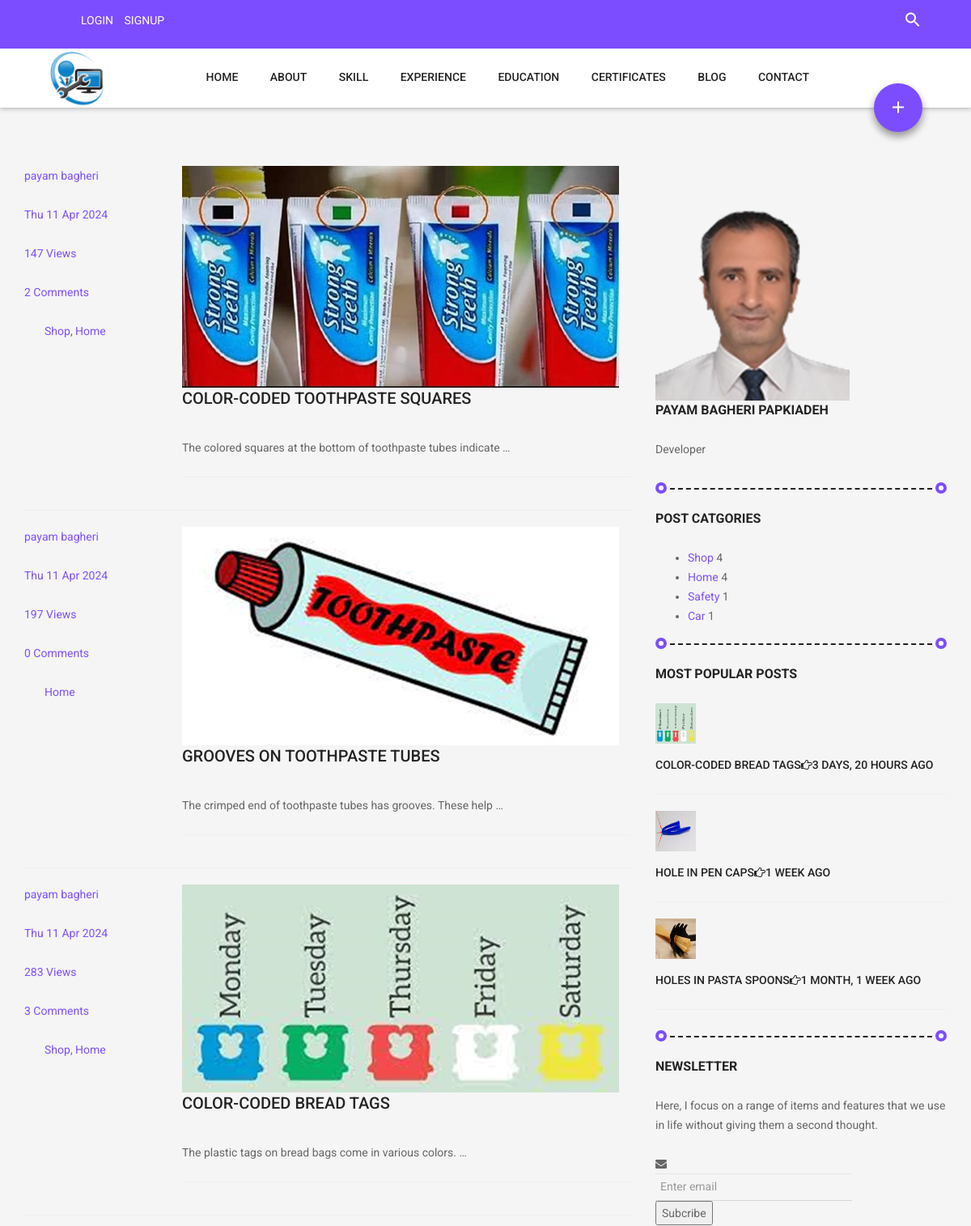
The page /blog/ (upper part) on the database as committed earlier.
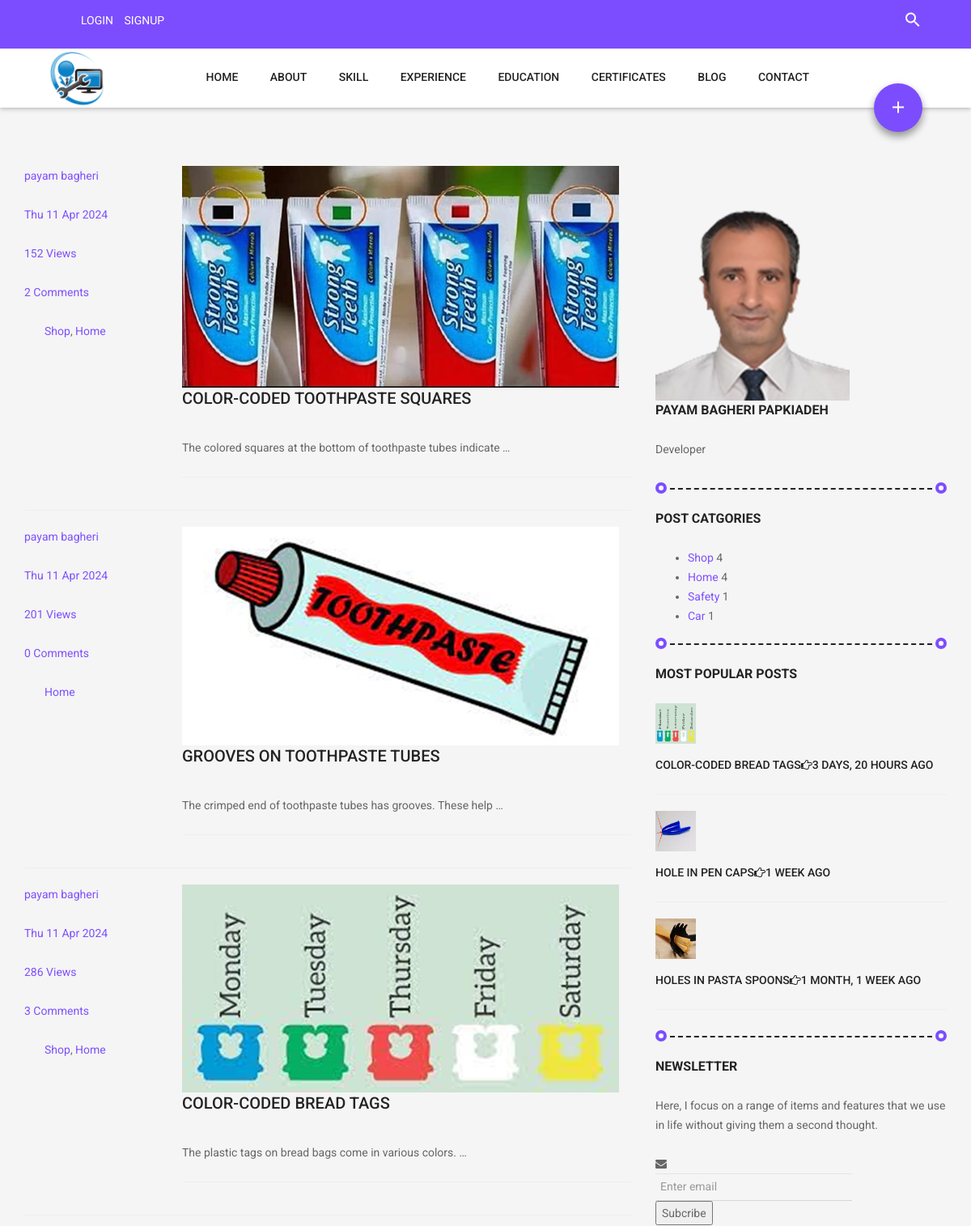
The same page on the database as committed later.
### blog/models.py (models this page shows, shortened)
class Post(models.Model):
    image = models.ImageField(upload_to = 'blog/', default='blog/default.jpg')
    image_home = models.ImageField(upload_to = 'blog/', default='blog/default.jpg')
    author = models.ForeignKey(User, on_delete=models.SET_NULL, null=True)
    title = models.CharField(max_length=255)
    content = models.TextField()
    tags =TaggableManager()
    category =models.ManyToManyField(Category)
    counted_view = models.IntegerField(default=0)
    status = models.BooleanField(default=False)
    login_require = models.BooleanField(default=False)
    created_date = models.DateTimeField(auto_now_add=True)
    updated_date = models.DateTimeField(auto_now=True)
    published_date = models.DateTimeField(null=True)
    class Meta:
        ordering = ['-published_date']

class Category(models.Model):
    name = models.CharField(max_length=255)
    def __str__(self):
        return self.name

### blog/views.py (the view)
# urls.py: path('',blog_view, name='index'),
def blog_view(request, **kwargs):
    posts = Post.objects.exclude(published_date__gt=timezone.now()).exclude (status= 0)
    if kwargs.get('cat_name') != None:
        posts = posts.filter(category__name=kwargs['cat_name'])
    if kwargs.get('author_username') != None:
        posts = posts.filter(author__username=kwargs['author_username'])
    if kwargs.get('tag_name') != None:
        posts = posts.filter(tags__name__in=[kwargs['tag_name']])
    posts = Paginator(posts,3)
    try:
        page_number = request.GET.get('page')
        posts = posts.get_page(page_number)
    except PageNotAnInteger:
        posts = posts.get_page(1)
    except EmptyPage:
        posts = posts.get_page(1)
    context = {'posts': posts}
    return render(request, 'blog/blog-home.html', context)

### blog/templatetags/blog_tags.py (called while the page is built)
@register.simple_tag(name='comment_count')
def function(pid):
    return Comment.objects.filter(post=pid, approved=True).count()

@register.inclusion_tag('blog/blog-latest.html')
def latestposts(arg=1):
    posts = Post.objects.exclude(published_date__gt=timezone.now()).exclude (status= 0)[:arg]
    return {'posts': posts}

@register.inclusion_tag('blog/blog-popular.html')
def popularpost(arg=4):
    posts1 = Post.objects.filter(status= 1).order_by('-counted_view')[:arg]
    return {'posts1': posts1}

@register.inclusion_tag('blog/blog-post-categories.html')
def categories():
    posts = Post.objects.exclude(published_date__gt=timezone.now()).exclude (status= 0)
    categories=Category.objects.all()
    cat_dict={}
    for name in categories:
        cat_dict[name]=posts.filter(category=name).count()
    return {'categories': cat_dict}

### templates/blog/blog-home.html (shortened to what this page needs)
{% extends 'base.html' %}
{% load static %}
{% load blog_tags %}
{% block content %}
<div>
	<br>
	<br>
	<br>
</div>
  <section class="post-content-area">
    <div class="container">
      <div class="row">
        <div class="col-lg-8 posts-list">
          {% for post in posts %}
            <div class="single-post row">
              <div class="col-lg-3 col-md-3 meta-details">
                <div class="user-details row">
                  <p class="user-name col-lg-12 col-md-12 col-6">
                    <a href="{% url 'blog:author' author_username=post.author.username %}">{{ post.author.get_full_name }}</a>
                  </p>
                  <p class="date col-lg-12 col-md-12 col-6">
                    <a href="#">{{ post.published_date|date:'D d M Y' }}</a>
                  </p>
                  <p class="view col-lg-12 col-md-12 col-6">
                    <a href="#">{{ post.counted_view }} Views</a>
                  </p>
                  <p class="comments col-lg-12 col-md-12 col-6">
                    <a href="{% url 'blog:single' post.id %}">{% comment_count post.id %} Comments</a>
                  </p>
				  <ul class="tags">
					{% for cat in post.category.all %}
					<a href="{% url 'blog:category' cat_name=cat.name %}">{{ cat.name }}</a>{% if not forloop.last %},{% endif %}
					{% endfor %}
				  </ul>
                </div>
              </div>
              <div class="col-lg-9 col-md-9">
                <div class="feature-img">
                  <a href="{% url 'blog:single' post.id %}"><img src="{{ post.image_home.url }}" alt="" class="img-responsive"/></a>
                </div>
                <a class="posts-title" href="{% url 'blog:single' post.id %}"><h3>{{ post.title }}</h3></a>
                <p class="excert">{{ post.content|safe|truncatewords:10 }}</p>
                <hr>
              </div>
            </div>
		<hr>
          {% endfor %}
        </div>
        <div class="col-lg-4 sidebar-widgets">
          <div class="widget-wrap">
            {% include 'blog/blog-writer.html' %}
            {% categories %}
            {% popularpost 3 %}
            {% include 'blog/blog-newsletter.html' %}
          </div>
        </div>
      </div>
    </div>
  </section>
{% endblock %}

### templates/base.html (shortened to what this page needs)
{% load static %}
{% load blog_tags %}
<!DOCTYPE html>
<html lang="en">
	<head>
		<link href="{% static 'css/bootstrap.min.css' %}" rel="stylesheet">
		<link href="{% static 'fonts/material-design-iconic-font/css/material-design-iconic-font.min.css' %}" rel="stylesheet">
		<link href="http://maxcdn.bootstrapcdn.com/font-awesome/4.3.0/css/font-awesome.min.css" rel="stylesheet">
		<link href="{% static 'fonts/ionicons/css/ionicons.min.css' %}" rel="stylesheet">
		<link href="{% static 'css/owl.carousel.css' %}" rel="stylesheet">
		<link href="{% static 'css/owl.theme.default.css' %}" rel="stylesheet">
		<link href="{% static 'css/style.css' %}" rel="stylesheet">
	</head>
	<body>
		<header class="header">
			<div class="top clearfix">
					<div class="row align-items-center">
					  <div class="col-lg-6 col-sm-6 col-6 header-top-left">
						<ul>
						  {% if request.user.is_authenticated %}
						  <li style="display: inline-block; margin-right: 10px;">
							<a href="#" >Logged in as {{ request.user.username }}</a>
						  </li>
						  <li style="display: inline-block; margin-right: 10px;">
							<a href="{% url 'accounts:logout' %}" >Logout</a>
						  </li>
						  <li style="display: inline-block; margin-right: 10px;">
							<a href="{% url 'accounts:change-password' %}" >Change password</a>
						  </li>
						  {% else %}
						  <li style="display: inline-block; margin-right: 10px;">
							<a href="{% url 'accounts:login' %}">Login</a>
						  </li>
						  <li style="display: inline-block; margin-right: 10px;">
							<a href="{% url 'accounts:signup' %}">Signup</a>
						  </li>
						  {% endif %}
						</ul>
					  </div>
					  <div class="col-lg-6 col-sm-6 col-6 header-top-right">
						<div class="right-icons">
							<a href="" class="open-search header-open-search"><i class="md md-search"></i></a>
						</div>
					  </div>
					</div>
			</div>
			<div class="bottom clearfix">
				<div class="title"><img class="mb-4" src="{% static 'images/logo1.png' %}" alt="" width="72" height="72"></div>
				<div class="header-action-button-wrapper">
					<a href="" class="header-action-button action-button"><i class="md md-add"></i></a>
				</div>
				<nav class="main-nav">
					<ul class="list-unstyled">
						<li><a href="{% url 'website:index' %}">Home</a></li>
						<li><a href="{% url 'website:about' %}">About</a></li>
						<li><a href="{% url 'website:skills' %}">Skill</a></li>
						<li><a href="{% url 'website:experience' %}">Experience</a></li>
						<li><a href="{% url 'website:education' %}">Education</a></li>
						<li><a href="{% url 'website:certificates' %}">Certificates</a></li>
						<li><a href="{% url 'blog:index' %}">Blog</a></li>
						<li><a href="{% url 'website:contact' %}">Contact</a></li>
					</ul>
				</nav>
			</div>
		</header>
		{% block content %}
		{% endblock %}
	</body>
</html>

### templates/blog/blog-latest.html (shortened to what this page needs)
{% load static %}
{% load blog_tags %}

### templates/blog/blog-writer.html
{% load static %}
<div class="single-sidebar-widget user-info-widget">
  <br>
  <br>
  <img src="{% static 'images/man010.png' %}" alt="pbp" />
  <a href="{% url 'website:about' %}"><h4>Payam Bagheri Papkiadeh</h4></a>
  <p>Developer</p>
  <div class="signature"></div>
</div>

### templates/blog/blog-post-categories.html
{% load static %}
{% load blog_tags %}
<div class="single-sidebar-widget post-category-widget">
  <h4 class="category-title">Post Catgories</h4>
  <ul class="cat-list">
    {% for name, count in categories.items %}
      <li>
        <div class="d-flex justify-content-between">
        <a href="{% url 'blog:category' cat_name=name %}" class="d-flex justify-content-between">
          <span>{{ name }}</span></a>
          <span>{{ count }}</span>
        </div>
      </li>
    {% endfor %}
  </ul>
  <div class="signature"></div>
</div>

### templates/blog/blog-popular.html
{% load static %}
{% load blog_tags %}
{% load humanize %}
<div class="single-sidebar-widget popular-post-widget">
  <h4 class="popular-title">Most Popular Posts</h4>
  <div class="popular-post-list">
    {% for post in posts1 %}
      <div class="single-post-list d-flex flex-row align-items-center">
        <div class="thumb">
          <img class="img-fluid"  src="{{ post.image_home.url }}" style = "height: 50px; width: 50px;" alt="" />
          <a href="{% url 'blog:single' pid=post.id %}"><h6>{{ post.title }}<span class="fa fa-hand-o-right"></span>{{ post.published_date|naturaltime }}</h6></a>
        </div>
        <hr>
      </div>
    {% endfor %}
  </div>
</div>

### templates/blog/blog-newsletter.html (shortened to what this page needs)
{% load static %}
<div class="single-sidebar-widget newsletter-widget">
  <div class="signature"></div>
    <h4 class="newsletter-title">Newsletter</h4>
    <p>Here, I focus on a range of items and features that we use in life without giving them a second thought.</p>
    <form  action="{% url 'website:newsletter' %}" method="post" class="subscription relative">
    <div class="form-group d-flex flex-row">
      <div class="col-autos">
        <div class="input-group">
          <div class="input-group-prepend">
            <div class="input-group-text">
              <i class="fa fa-envelope" aria-hidden="true"></i>
            </div>
          </div>
              <input name="email" type="email" class="form-control"  placeholder="Enter email" onfocus="this.placeholder = ''" onblur="this.placeholder = 'Enter email'" required=""/>
              <button type='submit' class="bbtns">Subcribe</button>
        </div>
      </div>
    </div>
  </form>
  </div>

### templates/blog/blog-tags.html (shortened to what this page needs)
{% load static %}

### statics/css/style.css (style rules this page uses)
html, body { overflow-x: hidden; }
body { background: #f5f5f5; font-size: 14px; line-height: 24px; color: #666; font-family: 'Roboto', sans-serif; font-weight: 400; }
p { margin-bottom: 24px; }
a { -webkit-transition: .25s; -moz-transition: .25s; -o-transition: .25s; -ms-transition: .25s; transition: .25s; outline: none !important; color: #7e50ff; }
a img { -webkit-transition: .25s; -moz-transition: .25s; -o-transition: .25s; -ms-transition: .25s; transition: .25s; -webkit-backface-visibility: hidden; backface-visibility: hidden; }
.list-unstyled li { margin-bottom: 12px; }
h1, h2, h3, h4, h5, h6 { text-transform: uppercase; font-weight: 700; color: #232323; }
h3 { font-size: 20px; line-height: 26px; margin-top: 0; margin-bottom: 36px; font-weight: 500; }
h4 { font-size: 16px; line-height: 24px; margin-top: 0; margin-bottom: 24px; }
h6 { font-size: 14px; line-height: 32px; font-weight: 500; }
.action-button { background: #7c4dff; color: #fff; font-size: 24px; width: 60px; height: 60px; line-height: 60px; border-radius: 100%; display: inline-block; text-align: center; box-shadow: 0 4px 12px rgba(0,0,0,.13), 0 6px 10px rgba(0,0,0,.3); }
input:not([type=submit]):not([type=file]), select, textarea { border: none; border-bottom: 1px solid #d7d7d7; background: none; width: 100%; padding: 2px 6px; outline: none !important; -webkit-transition: .25s; -moz-transition: .25s; -o-transition: .25s; -ms-transition: .25s; transition: .25s; }
.input-group { margin-bottom: 28px; }
.header { box-shadow: 0 1px 6px rgba(0,0,0,.3); text-transform: uppercase; }
.header .top { background: #7c4dff; line-height: 50px; color: #fff; padding: 0 60px; }
.header .top a { color: #fff; }
.header .top .right-icons { float: right; font-size: 24px; }
.header .top .right-icons a { margin-left: 12px; }
.header .bottom { background: #fff; line-height: 70px; padding: 0 60px; color: #232323; font-weight: 500; position: relative; }
.header .bottom a { color: #232323; }
.header .bottom .title { font-size: 28px; font-family: 'Raleway', sans-serif; float: left; }
.main-nav { float: right; }
.main-nav ul { margin-bottom: 0; }
.main-nav ul>li { padding: 0; display: inline-block; margin-left: -4px; margin-bottom: 0; }
.main-nav ul>li a { padding: 0 20px; display: inline-block; line-height: 70px; height: 70px; border-bottom: 5px solid transparent; }
.header-action-button-wrapper { float: right; width: 120px; height: 70px; display: inline-block; }
.header-action-button { position: absolute; bottom: -30px; right: 60px; z-index: 99; }
.header .bottom .action-button { color: #fff; }
.responsive-nav ul>li a { color: #222; font-weight: 400; text-transform: uppercase; text-decoration: none; }
.signature { border-bottom: 2px dashed #232323; position: relative; margin: 0 18px; padding-bottom: 12px; margin-bottom: 24px; }
.signature:before { display: block; content: ''; width: 14px; height: 14px; background: #fff; border: 4px solid #7c4dff; border-radius: 100%; position: absolute; left: -18px; bottom: -7px; }
.signature:after { display: block; content: ''; width: 14px; height: 14px; background: #fff; border: 4px solid #7c4dff; border-radius: 100%; position: absolute; right: -18px; bottom: -7px; }

Rows that differ between the two databases and show on the page:
changed Post "COLOR-CODED TOOTHPASTE SQUARES": counted_view "147" → "152"
changed Post "GROOVES ON TOOTHPASTE TUBES": counted_view "197" → "201"
changed Post "COLOR-CODED BREAD TAGS": counted_view "283" → "286"
